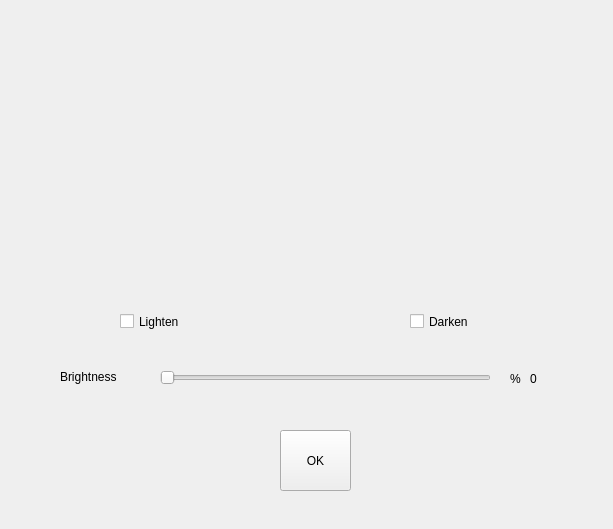
<?xml version="1.0" encoding="UTF-8"?>
<ui version="4.0">
 <class>FormBrightness</class>
 <widget class="QWidget" name="FormBrightness">
  <property name="geometry">
   <rect>
    <x>0</x>
    <y>0</y>
    <width>613</width>
    <height>529</height>
   </rect>
  </property>
  <property name="windowTitle">
   <string>Brightness</string>
  </property>
  <widget class="QSlider" name="horizontalSlider_brightness">
   <property name="geometry">
    <rect>
     <x>160</x>
     <y>370</y>
     <width>331</width>
     <height>16</height>
    </rect>
   </property>
   <property name="maximum">
    <number>100</number>
   </property>
   <property name="orientation">
    <enum>Qt::Horizontal</enum>
   </property>
  </widget>
  <widget class="QLabel" name="label">
   <property name="geometry">
    <rect>
     <x>60</x>
     <y>366</y>
     <width>81</width>
     <height>21</height>
    </rect>
   </property>
   <property name="text">
    <string>Brightness</string>
   </property>
  </widget>
  <widget class="QPushButton" name="pushButton">
   <property name="geometry">
    <rect>
     <x>280</x>
     <y>430</y>
     <width>71</width>
     <height>61</height>
    </rect>
   </property>
   <property name="text">
    <string>OK</string>
   </property>
  </widget>
  <widget class="QLabel" name="label_3">
   <property name="geometry">
    <rect>
     <x>530</x>
     <y>370</y>
     <width>31</width>
     <height>17</height>
    </rect>
   </property>
   <property name="text">
    <string>0</string>
   </property>
  </widget>
  <widget class="QLabel" name="label_img">
   <property name="geometry">
    <rect>
     <x>40</x>
     <y>30</y>
     <width>261</width>
     <height>271</height>
    </rect>
   </property>
   <property name="text">
    <string/>
   </property>
   <property name="pixmap">
    <pixmap>img.png</pixmap>
   </property>
  </widget>
  <widget class="QLabel" name="label_img_2">
   <property name="geometry">
    <rect>
     <x>320</x>
     <y>30</y>
     <width>261</width>
     <height>271</height>
    </rect>
   </property>
   <property name="text">
    <string/>
   </property>
   <property name="pixmap">
    <pixmap>img.png</pixmap>
   </property>
  </widget>
  <widget class="QCheckBox" name="checkBox_lighten">
   <property name="geometry">
    <rect>
     <x>120</x>
     <y>310</y>
     <width>92</width>
     <height>23</height>
    </rect>
   </property>
   <property name="text">
    <string>Lighten</string>
   </property>
  </widget>
  <widget class="QCheckBox" name="checkBox_darken">
   <property name="geometry">
    <rect>
     <x>410</x>
     <y>310</y>
     <width>92</width>
     <height>23</height>
    </rect>
   </property>
   <property name="text">
    <string>Darken</string>
   </property>
  </widget>
  <widget class="QLabel" name="label_2">
   <property name="geometry">
    <rect>
     <x>510</x>
     <y>370</y>
     <width>21</width>
     <height>17</height>
    </rect>
   </property>
   <property name="text">
    <string>%</string>
   </property>
  </widget>
 </widget>
 <resources/>
 <connections>
  <connection>
   <sender>horizontalSlider_brightness</sender>
   <signal>valueChanged(int)</signal>
   <receiver>label_3</receiver>
   <slot>setNum(int)</slot>
   <hints>
    <hint type="sourcelabel">
     <x>219</x>
     <y>338</y>
    </hint>
    <hint type="destinationlabel">
     <x>523</x>
     <y>337</y>
    </hint>
   </hints>
  </connection>
 </connections>
</ui>
